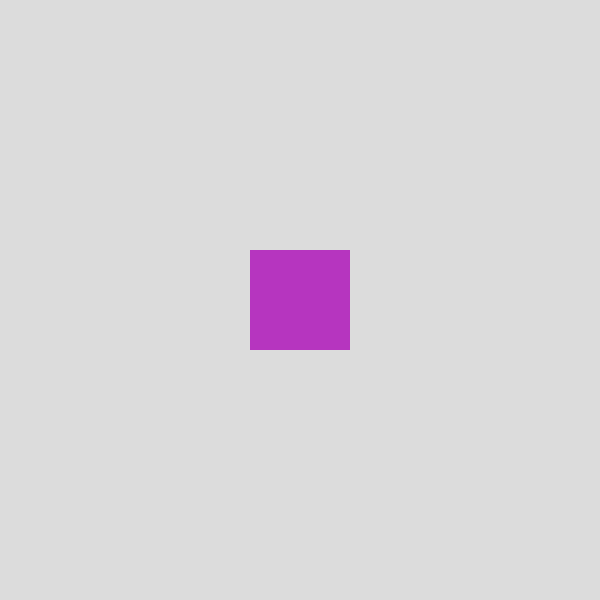
Frame 1 (no input)
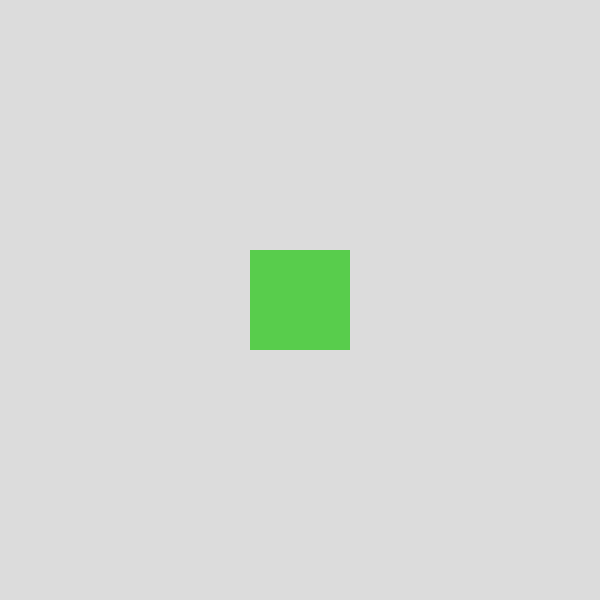
Frame 2 (the mouse pressed at the canvas centre, redrawn once)

The p5.js sketch that drew these frames (run headless with seeded random() and noise() and a simulated clock; the mouse was pressed at the canvas centre and the sketch redrawn once):

// p5.js sketch
// ── sketch.js
function setup() {
  createCanvas(600, 600);
  noStroke(); // Disable the stroke
  noLoop();
}

function draw() {
  background(220);
  fill(random(255), random(255), random(255)); // Set the fill color to white
  rectMode(CENTER); // Set the rectangle mode to center
  rect(width / 2, height / 2, 100, 100); // Draw the square in the center
}
